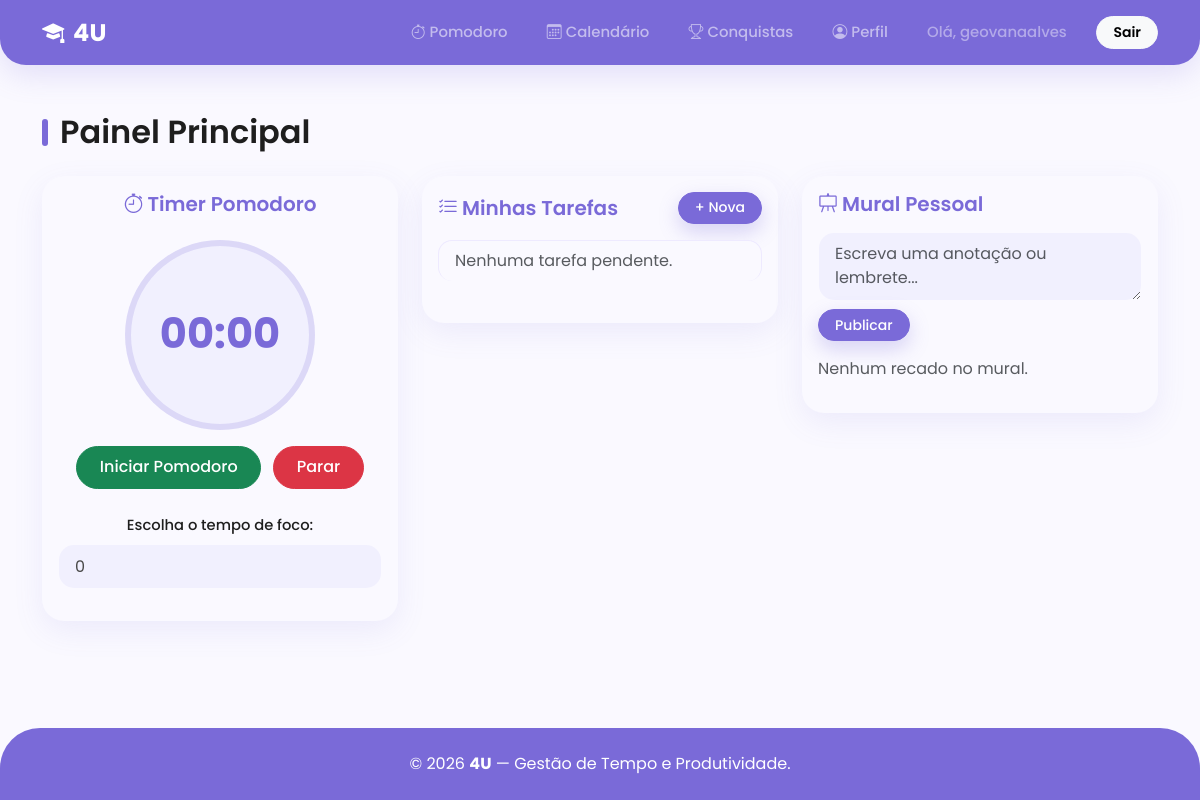
The page /dashboard/ (signed in) on the database as committed earlier.
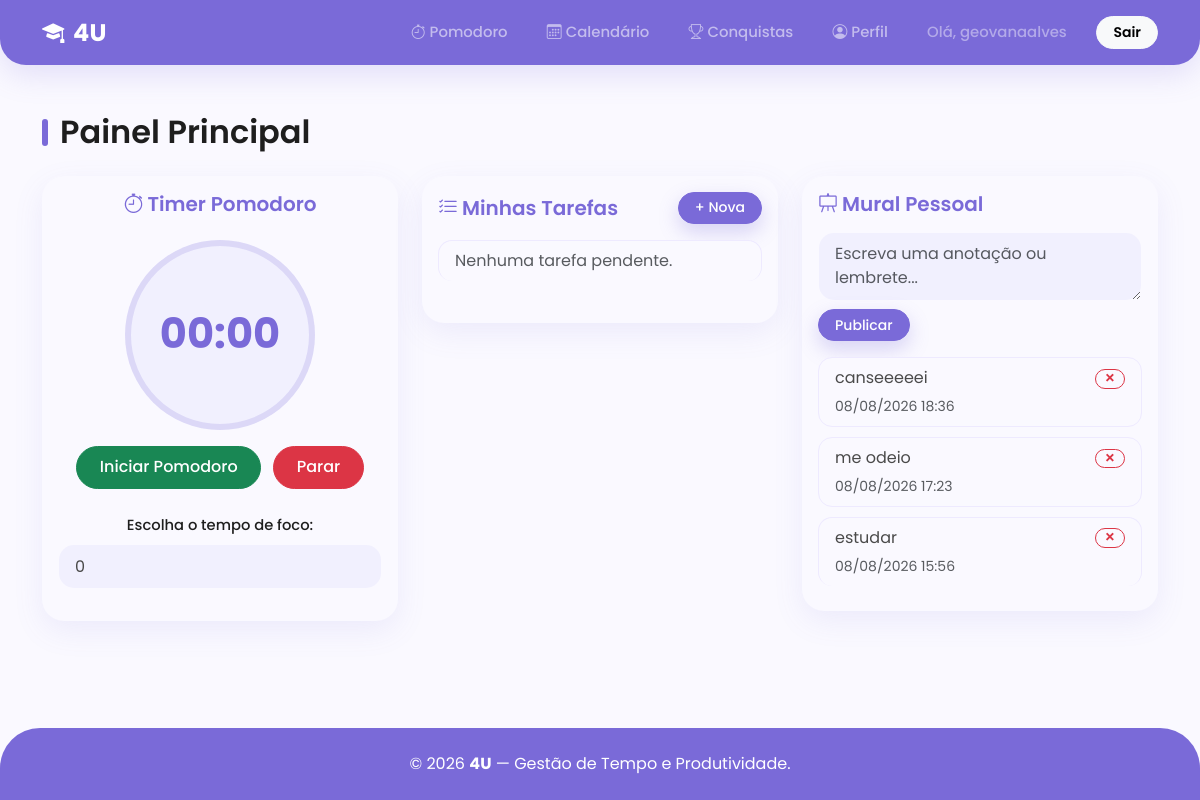
The same page on the database as committed later.
### core/models.py (models this page shows, shortened)
class PostagemMural(models.Model):
    usuario = models.ForeignKey(User, on_delete=models.CASCADE, related_name='postagens')
    conteudo = models.TextField()
    data_criacao = models.DateTimeField(auto_now_add=True)

### core/views.py (the view, shortened to what this page needs)
# urls.py: path('dashboard/', views.dashboard_view, name='dashboard'),
@login_required
def dashboard_view(request):
    tarefas = Tarefa.objects.filter(usuario=request.user, concluida=False).order_by('data_execucao')
    postagens = PostagemMural.objects.filter(usuario=request.user).order_by('-data_criacao')
    context = {
        'tarefas': tarefas,
        'postagens': postagens,
        'form_postagem': PostagemMuralForm(),
    }
    return render(request, 'core/dashboard.html', context)

### core/forms.py
class PostagemMuralForm(forms.ModelForm):
    class Meta:
        model = PostagemMural
        fields = ['conteudo']
        widgets = {
            'conteudo': forms.Textarea(attrs={'class': 'form-control', 'rows': 2, 'placeholder': 'Escreva uma anotação ou lembrete...'}),
        }

### core/templates/core/dashboard.html (shortened to what the changed rows need)
{% extends 'core/base.html' %}
{% block content %}
<h2 class="page-title mb-4">Painel Principal</h2>
<div class="row g-4">
    <div class="col-md-4">
        <div class="card shadow-sm border-0 p-3">
            <div class="list-group list-group-flush">
                {% for post in postagens %}
                <div class="list-group-item d-flex justify-content-between align-items-start">
                    <div>
                        <p class="mb-1">{{ post.conteudo }}</p>
                        <small class="text-muted">{{ post.data_criacao|date:"d/m/Y H:i" }}</small>
                    </div>
                    <form action="{% url 'excluir_postagem' post.pk %}" method="post" class="m-0 ms-2">
                        <button type="submit" class="btn btn-sm btn-outline-danger px-2 py-0"
                            title="Excluir anotação" onclick="return confirm('Deseja excluir esta anotação?');"
                            style="font-size: 1.1rem; line-height: 1;">
                            &times;
                        </button>
                    </form>
                </div>
                {% empty %}
                <p class="text-muted">Nenhum recado no mural.</p>
                {% endfor %}
            </div>
        </div>
    </div>
</div>
{% endblock %}

Rows that differ between the two databases and show on the page:
added PostagemMural: conteudo "canseeeeei", data_criacao "08/08/2026 18:36"
added PostagemMural: conteudo "me odeio", data_criacao "08/08/2026 17:23"
added PostagemMural: conteudo "estudar", data_criacao "08/08/2026 15:56"
Other text that changed with them:
text no longer shown: "Nenhum recado no mural."
